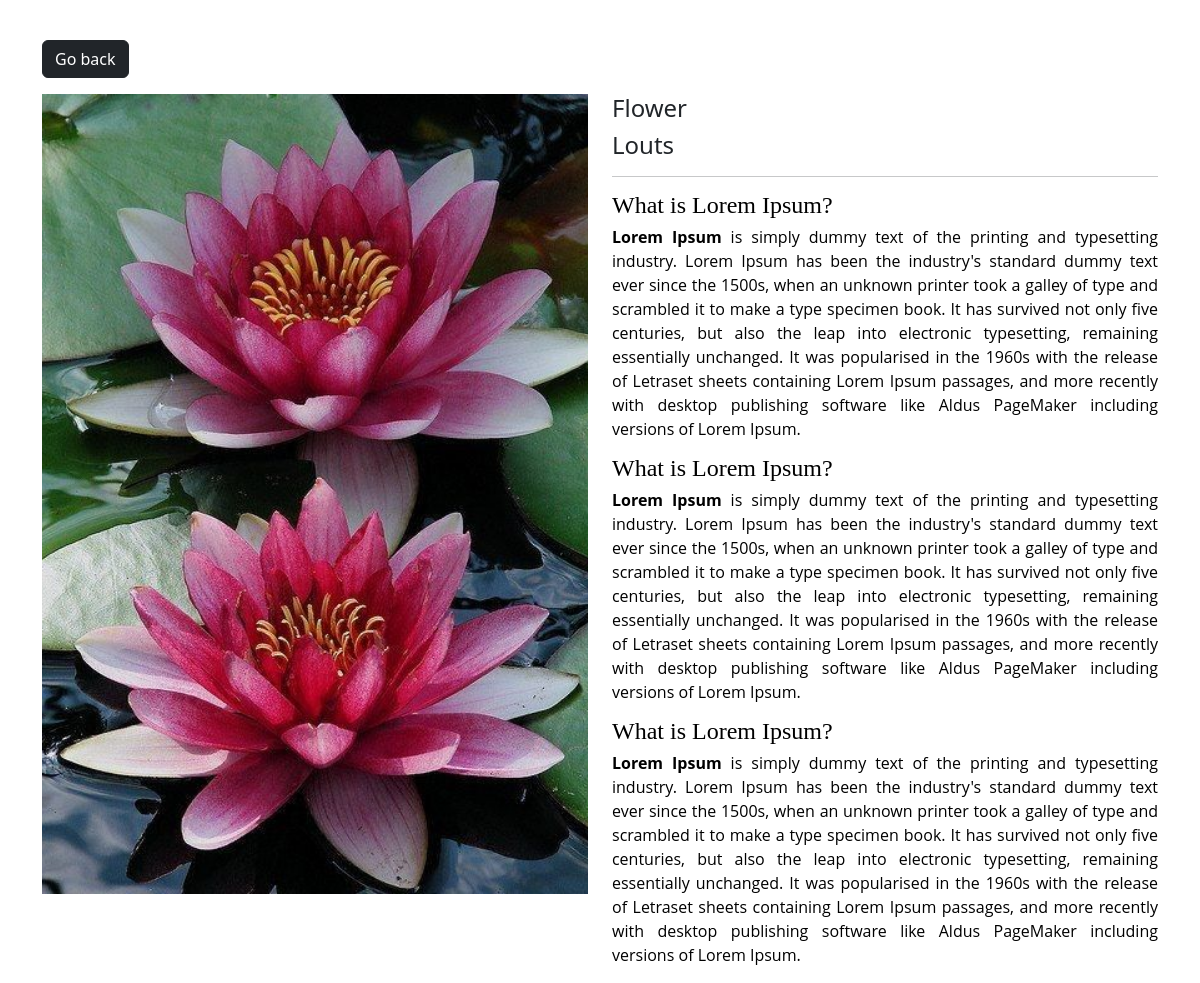
The page /photo/92/ (signed in) on the database its author committed.
### myapp/models.py (models this page shows, shortened)
class Photo(models.Model):
     category = models.ForeignKey(Category, on_delete=models.SET_NULL, null=True)
     title = models.CharField(max_length=100, null=True, blank=True)
     image = models.ImageField(null=False, blank=False)
     description = models.TextField()
     created=models.DateTimeField(auto_now=True,null=True)
     updated=models.DateTimeField(auto_now=True,null=True)

class Category(models.Model):
     user = models.ForeignKey(User, on_delete=models.SET_NULL, null=True, blank=True)
     name = models.CharField(max_length=100,   null=False, blank=False)
     def __str__(self):
          return self.name

### myapp/views.py (the view)
# urls.py: path('photo/<str:pk>/', views.viewPhoto, name= "photo"),
@login_required(login_url='login')
def viewPhoto(request, pk):
     photo = Photo.objects.get(id=pk)
     context = {
          'photo':photo
     }
     return render(request, 'photos/photo.html', context)

### myapp/templates/photos/photo.html (shortened to what this page needs)
<!DOCTYPE html>
<html lang="en">
<head>
     <link href="https://cdn.jsdelivr.net/npm/bootstrap@5.3.1/dist/css/bootstrap.min.css" rel="stylesheet">
</head>
<body class="m-4">
     <div class="container">
          <div class="row justify-content-center">
               <div class="col">
                    <a href="{% url 'gallary' %}" class="btn btn-dark my-3">Go back</a>
                    <div style="height: 90vh;">
                         <div class="row">
                              <div class="col-lg-6 col-md-12">
                                   <img src="{{ photo.image.url }}" alt="" class="image-thumbail">
                              </div>
                              <div class="col-lg-6 col-md-12">
                                   <h4>{{ photo.category}}</h4>
                                   <h4>  {{ photo.title}}</h4>
                                   <hr>
                                   <p>{{ photo.description|safe}}</p>
                              </div>
                         </div>
                    </div>
               </div>
          </div>
     </div>
</body>
</html>

### myapp/templates/photos/photo.html (style rules this page uses)
.image-thumbail { height: 800px; width: 100%; object-fit: cover; }

### rows shown on the page
Photo: image (picture), category "Flower", title "Louts", description "What is Lorem Ipsum? Lorem Ipsum is simply dummy text of the printing and typesetting industry. Lorem Ipsum has been the industry's standard dummy text ever since the 1500s, when an unknown printer took a galley of type and scrambled it to make a type specimen book. It has survived not only five centuries, but also the leap into electronic typesetting, remaining essentially unchanged. It was popularised in the 1960s with the release of Letraset sheets containing Lorem Ipsum passages, and more recently with desktop publishing software like Aldus PageMaker including versions of Lorem Ipsum. What is Lorem Ipsum? Lorem Ipsum is simply dummy text of the printing and typesetting industry. Lorem…"
